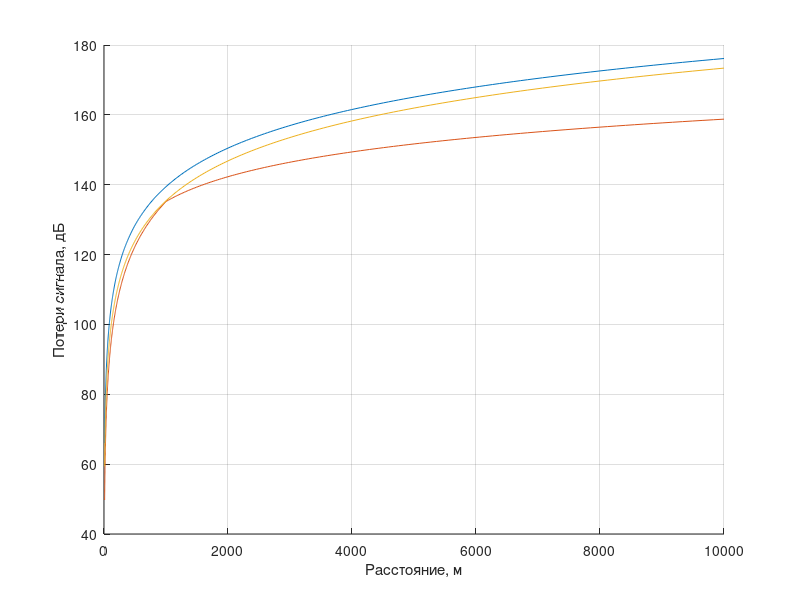

The MATLAB script that drew this image: (Note: this script raises an error after producing the figure.)
%% Входные данные
TxPowerBS = 46; %дБм
TxPowerUE = 24; %дБм

AntGainBS = 21; %дБи, усиление антенны BS
PenetrationM = 15; %дБ, запас сквозь стены
IM = 1; %дБ, запас на интерференцию
MIMO_antennas = 2;

f_GHz = 1.8; %ГГц
BW_UL = 10e6; %Гц
BW_DL = 20e6; %Гц

NF_BS = 2.4; %дБ
NF_UE = 6; %дБ
SINR_DL = 2; %дБ
SINR_UL = 4; %дБ

sectors = 3; %секторов на 1 BS
area_total = 100;
area_mall = 4;


%1пункт (mapl_ul)
FeederLoss = 2; %дБ
MIMOGain = 3; %дБ

TN_UL = -174 + 10*log10(BW_UL);
RxSens_BS = NF_BS + TN_UL + SINR_UL;

MAPL_UL = TxPowerUE - FeederLoss + AntGainBS + MIMOGain - IM - PenetrationM - RxSens_BS;

disp('1 пункт(MAPL_UL)');
disp(['Thermal_Noise_UL: ', num2str(TN_UL), ' дБм']);
disp(['RxSens_BS: ', num2str(RxSens_BS), ' дБм']);
disp(['MAPL_UL: ', num2str(MAPL_UL), ' дБ']);

%2 пункт (mapl_dl)
TN_DL = -174 + 10*log10(BW_DL);
RxSens_UE = NF_UE + TN_DL + SINR_DL;

MAPL_DL = TxPowerBS - FeederLoss + AntGainBS + MIMOGain - IM - PenetrationM - RxSens_UE;

disp(' ');
disp('2 пункт(MAPL_DL)');
disp(['Thermal_Noise_DL: ', num2str(TN_DL), ' дБм']);
disp(['RxSens_UE: ', num2str(RxSens_UE), ' дБм']);
disp(['MAPL_DL: ', num2str(MAPL_DL), ' дБ']);

%3 пункт (зависим величины вход потерь радиосигнала от расст между приемником и передатчиком)

d_m = logspace(1, 4, 400); %10м-10км
d_km  = d_m / 1000;
f_MHz = f_GHz * 1000;

%uminlos
PL_uminlos = 26 * log10(f_GHz) + 22.7 + 36.7 * log10(d_m);
figure;
hold on;
grid on;
plot(d_m, PL_uminlos);
xlabel('Расстояние, м');
ylabel('Потери сигнала, дБ');

%okumura-hata
A = 46.3;
B = 33.9;
hBS = 30; %30-200м
hms = 2; %1-10м
a = 3.2 * (log10(11.75*hms))^2 - 4.97; %U
Lclutter = 0; %U
s_far  = 44.9 - 6.55*log10(f_MHz); % d >= 1 км
s_near = (47.88 + 13.9*log10(f_MHz) - 13.9*log10(hBS)) / log10(50); % d < 1 км
s = s_far*(d_km >= 1) + s_near*(d_km < 1);

PL_okumura = A + B * log10(f_MHz) - 13.82 * log10(hBS) - a + s .* log10(d_km) + Lclutter;
plot(d_m, PL_okumura);



%walfish-ikegami
dh = 15; %м - ср h зданий
w = 20; %м - средняя ширина улиц
b = 40; %м - среднее расстояние между зданиями
phi = 45; %градусов, угол между направлением сигнала и улицей

L0 = 32.44 + 20*log10(f_MHz) + 20*log10(d_km); %потери в своб пространстве

L_gradus = 2.5 + 0.075*phi;
L2 = -16.9 - 10*log10(w) + 10*log10(f_MHz) + 20*log10(dh - hms) + L_gradus; %от крыш зданий

L11 = -18 * log10(1 + hBS - dh); %hbs > dh (30 > 15)
ka = 54; %hBS > dh
kd = 18; %hBS > dh
kf = -4 + 0.7 * ((f_MHz/925)-1);
L1 = L11 + ka + kd*log10(d_km) + kf*log10(f_MHz) - 9*log10(b); %переотражения от стен зданий
PL_wi = L0 + max(L1 + L2, 0);
plot(d_m, PL_wi);
yline(MAPL_UL, 'r--', 'MAPL\_UL', 'LineWidth', 1.2);
yline(MAPL_DL, 'g--', 'MAPL\_DL', 'LineWidth', 1.2);
legend('UMiNLOS', 'Okumura Hata', 'Walfish-Ikegami', 'Location', 'southeast');
title('Потери сигнала по моделям, f = 1.8 ГГц');

%4 пункт (радиус BS)
%R макросоты okumura
i_UL = find(PL_okumura >= MAPL_UL, 1);
i_DL = find(PL_okumura >= MAPL_DL, 1);

R_UL_macro = interp1(PL_okumura(i_UL-1:i_UL), d_km(i_UL-1:i_UL), MAPL_UL);

R_DL_macro = interp1(PL_okumura(i_DL-1:i_DL), d_km(i_DL-1:i_DL), MAPL_DL);

R_macro = min(R_UL_macro, R_DL_macro);

S_macro = 1.95 * R_macro^2;

N_macro = ceil(area_total / S_macro);

disp(' ');
disp('Макросоты (Okumuru Hata)');
disp(['Радиус UL: ', num2str(R_UL_macro), ' км']);
disp(['Радиус DL: ', num2str(R_DL_macro), ' км']);
disp(['Рабочий радиус: ', num2str(R_macro), ' км']);
disp(['Площадь одной БС: ', num2str(S_macro), ' км^2']);
disp(['Количество БС для 100 км^2: ', num2str(N_macro)]);

%R микросот uminlos
i_UL = find(PL_uminlos >= MAPL_UL, 1);
i_DL = find(PL_uminlos >= MAPL_DL, 1);

R_UL_micro = interp1(PL_uminlos(i_UL-1:i_UL), d_km(i_UL-1:i_UL), MAPL_UL);

R_DL_micro = interp1(PL_uminlos(i_DL-1:i_DL), d_km(i_DL-1:i_DL), MAPL_DL);

R_micro = min(R_UL_micro, R_DL_micro);

S_micro = 1.95 * R_micro^2;

N_micro = ceil(area_mall / S_micro);

disp(' ');
disp('Микросоты (UMiNLOS)');
disp(['Радиус UL: ', num2str(R_UL_micro * 1000), ' м']);
disp(['Радиус DL: ', num2str(R_DL_micro * 1000), ' м']);
disp(['Рабочий радиус: ', num2str(R_micro * 1000), ' м']);
disp(['Площадь одной БС: ', num2str(S_micro), ' км^2']);
disp(['Количество БС для 4 км^2: ', num2str(N_micro)]);
